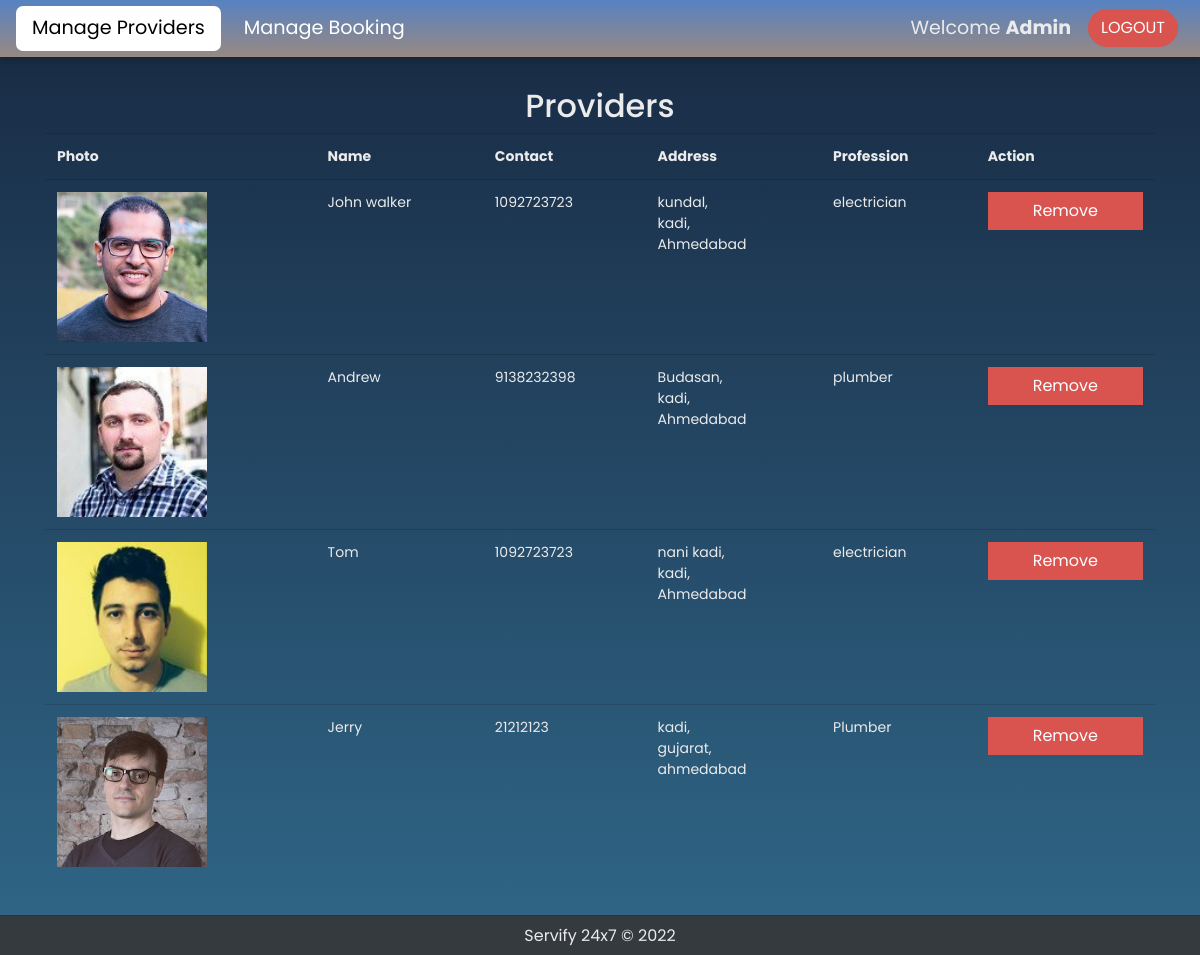
The app's page /managehall.php (signed in) with its own data.
### tables this page shows
CREATE TABLE `providers` (
  `id` int(10) UNSIGNED NOT NULL,
  `name` varchar(255) NOT NULL,
  `contact` varchar(20) NOT NULL,
  `email` varchar(255) NOT NULL,
  `descr` varchar(1000) NOT NULL,
  `adder1` varchar(255) NOT NULL,
  `adder2` varchar(255) NOT NULL,
  `city` varchar(50) NOT NULL,
  `password` varchar(255) NOT NULL,
  `photo` varchar(255) NOT NULL,
  `profession` varchar(255) NOT NULL,
  `rating` varchar(255) NOT NULL
);

### scripts/DB.php (called while the page is built, shortened)
<?php
class DB
{
    protected static $_stmt = null;
    public static function getConnection()
    {
        try {
            $conn = new PDO("mysql:host=".self::HOST.";dbname=".self::DBNAME, self::USERNAME, self::PASSWORD, []);
            $conn->setAttribute(PDO::ATTR_ERRMODE, PDO::ERRMODE_EXCEPTION);
        } catch (PDOException $e) {
            echo $e->getMessage();
        }
        return $conn;
    }
    public static function query($sql, $params = array())
    {
        try {
            self::$_stmt = self::getConnection()->prepare($sql);
            if (empty($params)) {
                self::$_stmt->execute();
            } else {
                self::$_stmt->execute($params);
            }
            return self::$_stmt;
        } catch (PDOException $e) {
            echo $e->getMessage();
        }
    }
}

### managehall.php (the view, shortened to what this page needs)
<?php
    include_once "include/header.php";
    include_once "scripts/DB.php";
    $stmt = DB::query("SELECT * FROM providers");
    $providers = $stmt->fetchAll(PDO::FETCH_OBJ);
?>
<div class="container" style="margin-top: 30px; margin-bottom: 60px;">
    <h2 class="text-center"> Providers </h2>
    <div class="table-responsive">
        <table class="table">
            <tr>
                <th>Photo</th>
                <th>Name</th>
                <th>Contact</th>
                <th>Address</th>
                <th>Profession</th>
                <th>Action</th>
            </tr>
            <?php foreach ($providers as $provider): ?>
            <tr>
                <td>
                    <img style="height: 150px"
                        src="images/<?= $provider->photo; ?>"
                        alt="photo">
                </td>
                <td><?= $provider->name; ?>
                </td>
                <td><?= $provider->contact; ?>
                </td>
                <td>
                    <?= $provider->adder1; ?>,<br>
                    <?= $provider->adder2 ?>,<br>
                    <?= $provider->city; ?>
                </td>
                <td><?= $provider->profession; ?>
                </td>
                <td>
                    <form action="deletehall.php" method="post">
                        <button type="submit" name="remove" class="btn btn-danger btn-block">Remove</a>
                    </form>
                </td>
            </tr>
            <?php endforeach; ?>
        </table>
    </div>
</div>
<?php include_once "include/footer.php";

### css/navbar-style.css (style rules this page uses)
html, body { font-family: 'Poppins', sans-serif; }

### include/header.php (style rules this page uses)
body { background: linear-gradient(0deg, #306788, #182942); }

### records on screen
providers: photo (picture), name "John walker", contact "1092723723", adder1 "kundal", adder2 "kadi", city "Ahmedabad", profession "electrician"
providers: photo (picture), name "Andrew", contact "9138232398", adder1 "Budasan", adder2 "kadi", city "Ahmedabad", profession "plumber"
providers: photo (picture), name "Tom", contact "1092723723", adder1 "nani kadi", adder2 "kadi", city "Ahmedabad", profession "electrician"
providers: photo (picture), name "Jerry", contact "21212123", adder1 "kadi", adder2 "gujarat", city "ahmedabad", profession "Plumber"
